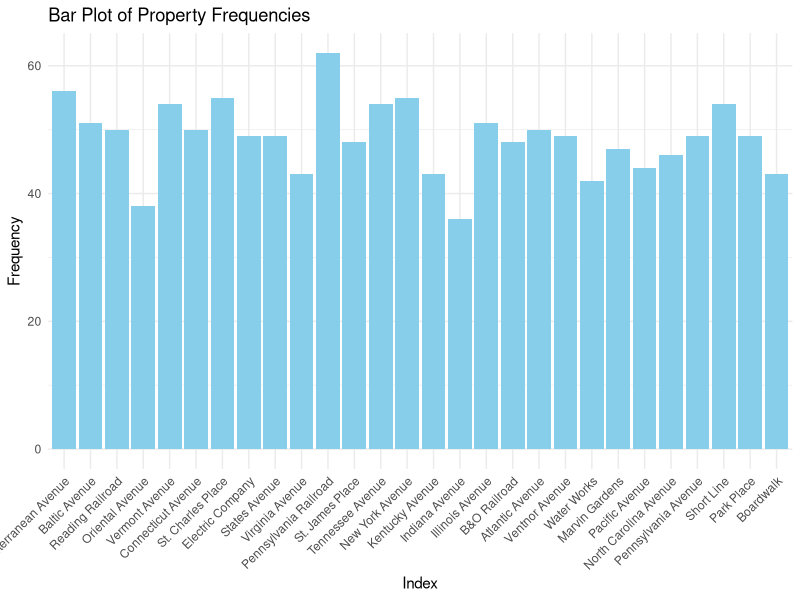

Reproduce this figure in R.
## ---- chunk 1
knitr::opts_chunk$set(echo = TRUE)
## ---- chunk 2

## ---- chunk 3
dice_1 <- function() {
  sample(1:6, 1)
}

dice_2 <- function() {
  sample(1:6, 1)
}
## ---- chunk 4
property_sum_10games <- c(0, 0, 0, 0, 0, 0, 0, 0, 0, 0, 0, 0, 0, 0, 0, 0, 0, 0, 0, 0, 0, 0, 0, 0, 0, 0, 0, 0)

for (game in 1:10) {
  game_board <- c(0, 0, 0, 0, 0, 0, 0, 0, 0, 0, 0, 0, 0, 0, 0, 0, 0, 0, 0, 0, 0, 0, 0, 0, 0, 0, 0, 0, 0, 0, 0, 0, 0, 0, 0, 0, 0, 0, 0, 0)

  players <- list(
    player1 <- 0,
    player2 <- 0,
    player3 <- 0,
    player4 <- 0
  )

  for (i in 1:50) {
    for (j in 1:4) {
      dice_total <- dice_1() + dice_2()
      players[[j]] <- (players[[j]] + dice_total) %% 41
      game_board[players[[j]]] <- game_board[players[[j]]] + 1
    }
  }

  properties <- game_board[c(2, 4, 6, 7, 9, 10, 12, 13, 14, 15, 16, 17, 19, 20, 22, 24, 25, 26, 27, 28, 29, 30, 32, 33, 35, 36, 38, 40)]
  
  property_sum_10games <- property_sum_10games + properties
}  

names(property_sum_10games) <- c("Mediterranean Avenue", "Baltic Avenue", "Reading Railroad", "Oriental Avenue", "Vermont Avenue", "Connecticut Avenue", "St. Charles Place", "Electric Company", "States Avenue", "Virginia Avenue", "Pennsylvania Railroad", "St. James Place", "Tennessee Avenue", "New York Avenue", "Kentucky Avenue", "Indiana Avenue", "Illinois Avenue", "B&O Railroad", "Atlantic Avenue", "Ventnor Avenue", "Water Works", "Marvin Gardens", "Pacific Avenue", "North Carolina Avenue", "Pennsylvania Avenue", "Short Line", "Park Place", "Boardwalk")
## ---- chunk 5
library(ggplot2)

prop_freq1 <- data.frame(
  property = factor(names(property_sum_10games), levels = names(property_sum_10games)),
  frequency = property_sum_10games
)

ggplot(prop_freq1, aes(x = property, y = frequency)) +
  geom_bar(stat = "identity", fill = "skyblue") +
  labs(x = "Index", y = "Frequency", title = "Bar Plot of Property Frequencies") +
  theme_minimal() +
  theme(axis.text.x = element_text(angle = 45, hjust = 1))
## ---- chunk 6

## ---- chunk 7
